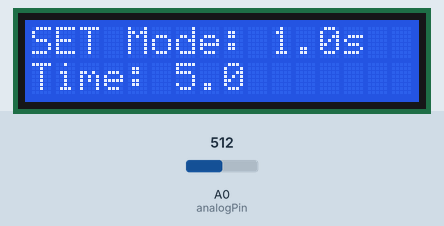
The sketch below on a simulated Arduino Uno, built with avr-gcc and run on an emulated ATmega328P. Parts: 16×2 character LCD. The inputs (shaded band) are chosen by the test bench; at power-on: A0 (analogPin) = 512.

Above: at 3.2 s.
3.3 s: A0 (analogPin) set to 54
At 4.77 s:
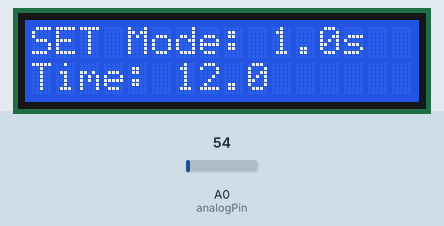
4.8 s: A0 (analogPin) set to 44
At 5.08 s:
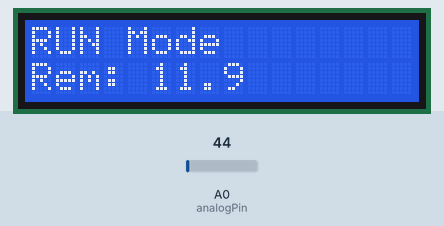
7.3 s: A0 (analogPin) set to 633
10.3 s: A0 (analogPin) set to 666
At 11.1 s:
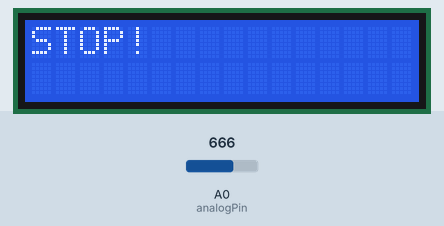
Timing chart, 0 to 13.3 s (numbered marks = the images above; inputs shaded):
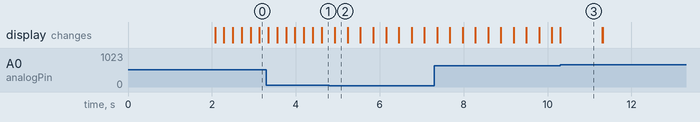

The sketch:

TTL_timer_v1.ino
```cpp
/*
 * Arduino Timer Code with 0.1-Second Precision Display in SET Mode
 * Using Arduino Uno and Arduino LCD Keypad Shield.
 *
 * The timer value is stored in tenths of seconds. In SET mode, the user can choose between:
 * - Seconds Mode: UP/DOWN adjust the time by 1.0 sec (10 tenths)
 * - 0.1 s Mode: UP/DOWN adjust the time by 0.1 sec (1 tenth)
 * The mode can be toggled using the LEFT button.
 *
 * Pressing RIGHT starts the countdown (RUN mode). During RUN mode, the external trigger pin
 * is set HIGH immediately if the timer value is non-zero and remains HIGH until the countdown
 * reaches 0. The countdown updates every 0.1 second and is displayed with one decimal place.
 * Pressing SELECT during the countdown cancels the timer and immediately sets the trigger pin LOW.
 */

#include <LiquidCrystal.h>

// Define button codes based on analog input values
#define btnRIGHT   1
#define btnUP      2
#define btnDOWN    3
#define btnLEFT    4
#define btnSELECT  5
#define btnNONE    0

// Initialize the LCD (RS, E, D4, D5, D6, D7)
// Default for Arduino LCD Keypad Shield: RS = 8, E = 9, D4 = 4, D5 = 5, D6 = 6, D7 = 7.
LiquidCrystal lcd(8, 9, 4, 5, 6, 7);

// Analog pin for reading keypad buttons.
const int analogPin = A0;

// Digital output pin used to trigger an external device.
const int triggerPin = 13;

// Time variables are stored in tenths of a second.
// Default value: 100 tenths = 10.0 seconds.
int timerSet = 50;      // Timer value set by user (in tenths of sec).
int timeRemaining = 0;   // Countdown value (in tenths of sec).

// Timer and mode state variables.
bool timerRunning = false;     // false = SET mode, true = RUN mode.
bool isTenthsMode = false;     // false: seconds mode (increments in 10s), true: tenths mode (increments in 1).

// For non-blocking timing.
unsigned long previousMillis = 0;
const unsigned long interval = 100;   // 100 ms = 0.1 s step.

// For simple button debouncing.
unsigned long lastButtonPress = 0;
const unsigned long debounceDelay = 200; // 200 ms debounce period

// Function to read the pressed button based on the analog value.
// Adjust thresholds if necessary.
int read_LCD_buttons() {
  int adc_key_in = analogRead(analogPin);
  if (adc_key_in > 1000) return btnNONE;
  if (adc_key_in < 50)   return btnRIGHT;
  if (adc_key_in < 250)  return btnUP;
  if (adc_key_in < 450)  return btnDOWN;
  if (adc_key_in < 650)  return btnLEFT;
  if (adc_key_in < 850)  return btnSELECT;
  return btnNONE;
}

void setup() {
  pinMode(triggerPin, OUTPUT);
  digitalWrite(triggerPin, LOW); // Ensure trigger is LOW initially.

  lcd.begin(16, 2); // 16 columns, 2 rows.
  lcd.clear();

  // Initial welcome message in SET mode.
  lcd.clear();
  lcd.setCursor(0, 0);
  lcd.print("TTL Triger Timer");
  lcd.setCursor(3, 1);
  lcd.print("DoMB 2025");
  delay(2000);
}

void loop() {
  unsigned long currentMillis = millis();
  int button = read_LCD_buttons();

  // SET Mode: timer configuration
  if (!timerRunning) {
    // Process button actions if debounce period has passed.
    if (button != btnNONE && (currentMillis - lastButtonPress > debounceDelay)) {
      if (button == btnUP) {
        // Increase time:
        // In tenths mode, adjust by 1 tenth; in seconds mode, by 10 tenths (1.0 sec).
        if (isTenthsMode) {
          timerSet++;
        } else {
          timerSet += 10;
        }
      } else if (button == btnDOWN) {
        // Decrease time ensuring timer does not go below 0.
        if (isTenthsMode && timerSet > 0) {
          timerSet--;
        } else if (!isTenthsMode && timerSet >= 10) {
          timerSet -= 10;
        }
      } else if (button == btnLEFT) {
        // Toggle mode between seconds and tenths.
        isTenthsMode = !isTenthsMode;
      } else if (button == btnRIGHT) {
        // Start the countdown
        timerRunning = true;
        timeRemaining = timerSet; // Set countdown from configured timer value.
        previousMillis = currentMillis;
        // Activate external trigger if time is greater than 0.
        if (timeRemaining > 0)
          digitalWrite(triggerPin, HIGH);
        else
          digitalWrite(triggerPin, LOW);
      }
      lastButtonPress = currentMillis;  // Reset debounce timer.
    }

    // Update LCD display in SET mode with fixed 0.1 s resolution:
    lcd.clear();
    lcd.setCursor(0, 0);
    if (isTenthsMode)
      lcd.print("SET Mode: 0.1s");
    else
      lcd.print("SET Mode: 1.0s");

    lcd.setCursor(0, 1);
    lcd.print("Time: ");
    int sec = timerSet / 10;
    int tenth = timerSet % 10;
    lcd.print(sec);
    lcd.print(".");
    lcd.print(tenth);
    delay(100); // Short delay for display update in SET mode.
  }
  // RUN Mode: countdown timer
  else {
    // Cancel countdown if SELECT button pressed.
    if (button == btnSELECT && (currentMillis - lastButtonPress > debounceDelay)) {
      timerRunning = false;
      digitalWrite(triggerPin, LOW);
      lcd.clear();
      lcd.setCursor(0, 0);
      lcd.print("STOP!");
      delay(1000);
      lastButtonPress = currentMillis;
    }

    // Non-blocking countdown every 0.1 second using millis()
    if (currentMillis - previousMillis >= interval) {
      if (timeRemaining > 0) {
        timeRemaining--;  // Decrease timer by 0.1 seconds
      }
      previousMillis += interval;

      // If timer reaches 0, stop the countdown and reset trigger.
      if (timeRemaining <= 0) {
        timerRunning = false;
        timeRemaining = 0;
        digitalWrite(triggerPin, LOW);
      }
    }

    // Update LCD display in RUN mode with 0.1 second precision.
    lcd.clear();
    lcd.setCursor(0, 0);
    lcd.print("RUN Mode");
    lcd.setCursor(0, 1);
    lcd.print("Rem: ");
    int sec = timeRemaining / 10;
    int tenth = timeRemaining % 10;
    lcd.print(sec);
    lcd.print(".");
    lcd.print(tenth);
  }
}
```

Measured:
- the behaviour switches between 50 and 49 on A0 (analogPin) (found by bisection; images 1 and 2)
- the behaviour switches between 649 and 650 on A0 (analogPin) (found by bisection; images 2 and 3)
- after the input at 3.3 s, the display: first changes after 0.05 s (image 1 shows a later state)
- after the input at 4.8 s, the display: changes after 0.13 s (image 2)
- after the input at 10.3 s, the display: changes at once (image 3)
- what the display in image 3 shows lasts 1.0 s, from 10.3 s to 11.3 s
